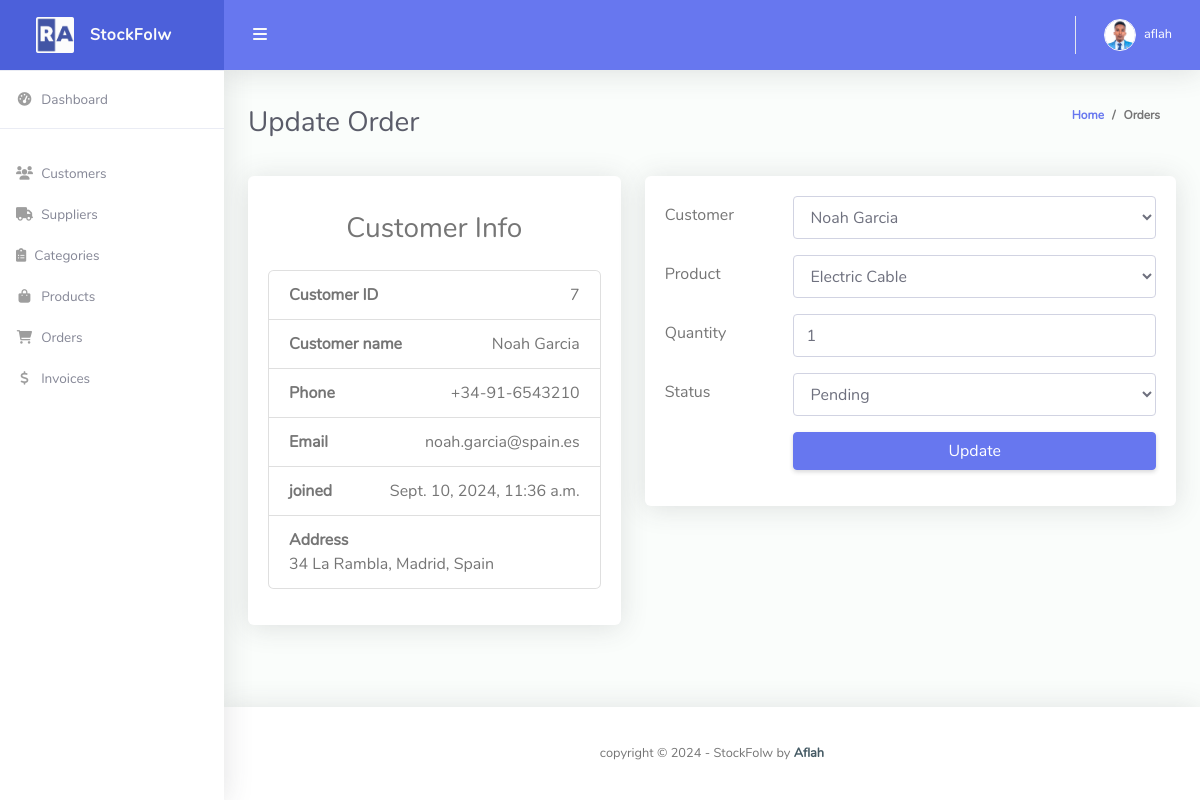
Page /update_order/19/ (signed in) on the committed database.
### stockflow/models.py (models this page shows, shortened)
class Customer(models.Model):
    user = models.OneToOneField(User, null=True, blank=True, on_delete=models.CASCADE)
    name = models.CharField(max_length=200, null=True, blank=True)
    phone = models.CharField(max_length=200, null=True, blank=True)
    email = models.EmailField(max_length=200, null=True, blank=True)
    address = models.TextField(null=True, blank=True)
    profile_pic = models.ImageField(default="profile1.png", null=True, blank=True)
    date_created = models.DateTimeField(auto_now_add=True, null=True, blank=True)
    def __str__(self):
        return self.name if self.name else "Unnamed Customer"

class Order(models.Model):
    STATUS = (
        ('Pending', 'Pending'),
        ('Shipped', 'Shipped'),
        ('Delivered', 'Delivered'),
    )
    customer = models.ForeignKey(Customer, on_delete=models.CASCADE)
    product = models.ForeignKey(Product, on_delete=models.CASCADE)
    quantity = models.PositiveIntegerField(default=1)
    status = models.CharField(max_length=200, choices=STATUS, default='Pending')
    date_created = models.DateTimeField(auto_now_add=True)

### stockflow/decorators.py (the view)
		def wrapper_func(request, *args, **kwargs):
			group = None
			if request.user.groups.exists():
				group = request.user.groups.all()[0].name
			if group in allowed_roles:
				return view_func(request, *args, **kwargs)
			else:
				return redirect('/')

### stockflow/forms.py (shortened to what this page needs)
class OrderForm(forms.ModelForm):
    class Meta:
        model = Order
        fields = ['customer', 'product', 'quantity', 'status']
        widgets = {
            'customer': forms.Select(attrs={'class': 'form-control', 'placeholder': 'Customer', 'required': True}),
            'product': forms.Select(attrs={'class': 'form-control', 'placeholder': 'Product', 'required': True}),
            'quantity': forms.NumberInput(attrs={'class': 'form-control', 'placeholder': 'Quantity', 'required': True}),
            'status': forms.Select(attrs={'class': 'form-control', 'placeholder': 'Status', 'required': True}),
        }

### stockflow/models.py (called while the page is built)
    def __str__(self):
        return self.name

### stockflow/views.py (called while the page is built, shortened)
@login_required(login_url='login')
@allowed_users(allowed_roles=['admin'])
def updateOrder(request, pk):
    try:
        order = Order.objects.select_related('customer', 'product').get(id=pk)
    except Order.DoesNotExist:
        messages.error(request, 'Order does not exist.')
        return redirect('order')
    product = order.product
    current_quantity = order.quantity
    form = OrderForm(instance=order)
    context = {'form': form, 'order': order}
    return render(request, 'edit_order.html', context)

### templates/edit_order.html (shortened to what this page needs)
{% extends 'base.html' %}
{% block content %}
<div class="container-fluid" id="container-wrapper">
    <div class="d-sm-flex align-items-center justify-content-between mb-4">
        <h1 class="h3 mb-0 text-gray-800">Update Order</h1>
        <ol class="breadcrumb">
            <li class="breadcrumb-item"><a href="{% url 'home' %}">Home</a></li>
            <li class="breadcrumb-item">Orders</li>
        </ol>
    </div>
    <div class="row mb-3">
        <div class="col-md-5">
            <div class="card card-primary card-outline">
                <div class="card-body">
                    <h3 class="text-center mt-3">Customer Info</h3>
                    <ul class="list-group list-group-unbordered mt-4 mb-3">
                        <li class="list-group-item">
                            <b>Customer ID</b> <a class="float-right">{{order.customer.id}}</a>
                        </li>
                        <li class="list-group-item">
                            <b>Customer name</b> <a class="float-right">{{order.customer.name}}</a>
                        </li>
                        <li class="list-group-item">
                            <b>Phone</b> <a class="float-right">{{ order.customer.phone }}</a>
                        </li>
                        <li class="list-group-item">
                            <b>Email</b> <a class="float-right">{{ order.customer.email }}</a>
                        </li>
                        <li class="list-group-item">
                            <b>joined</b> <a class="float-right">{{ order.customer.date_created }}</a>
                        </li>
                        <li class="list-group-item">
                            <b>Address</b><br><a>{{ order.customer.address }}</a>
                        </li>
                    </ul>
                </div>
            </div>
        </div>
        <div class="col-md-7">
            <div class="card">
                <div class="card-body">
                    <div class="tab-content">
                        <div class="">
                            <form method="post">
                                <div class="form-group row">
                                    <label class="col-sm-3 col-form-label">Customer</label>
                                    <div class="col-sm-9">
                                        {{ form.customer}}
                                    </div>
                                </div>
                                <div class="form-group row">
                                    <label class="col-sm-3 col-form-label">Product</label>
                                    <div class="col-sm-9">
                                        {{ form.product}}
                                    </div>
                                </div>
                                <div class="form-group row">
                                    <label class="col-sm-3 col-form-label">Quantity</label>
                                    <div class="col-sm-9">
                                        {{ form.quantity}}
                                    </div>
                                </div>
                                <div class="form-group row">
                                    <label class="col-sm-3 col-form-label">Status</label>
                                    <div class="col-sm-9">
                                        {{ form.status}}
                                    </div>
                                </div>
                                <div class="form-group row">
                                    <div class="col-sm-9 offset-3">
                                        <button type="submit" class="btn btn-primary btn-block">Update</button>
                                    </div>
                                </div>
                            </form>
                        </div>
                    </div>
                </div>
            </div>
        </div>
    </div>
</div>
{% endblock %}

### templates/partials/topbar.html (shortened to what this page needs)
{% load static %}
<nav class="navbar navbar-expand navbar-light bg-navbar topbar mb-4 static-top">
    <button id="sidebarToggleTop" class="btn btn-link rounded-circle mr-3">
        <i class="fa fa-bars"></i>
    </button>
    <ul class="navbar-nav ml-auto">
        <li class="nav-item dropdown no-arrow">
            <a class="nav-link dropdown-toggle" href="#" id="userDropdown" role="button" data-toggle="dropdown"
                aria-haspopup="true" aria-expanded="false">
                {% if request.user.customer.profile_pic %}
                <img class="img-profile rounded-circle" src="{{request.user.customer.profile_pic.url}}"
                    style="max-width: 60px">
                {% else %}
                <img class="img-profile rounded-circle" src="{% static 'img/Testro.jpg' %}" style="max-width: 60px">
                {% endif %}
                <span class="ml-2 d-none d-lg-inline text-white small">{{request.user}}</span>
            </a>
        </li>
    </ul>
</nav>

### rows in the picture
Order: customer.id "7", customer.name "Noah Garcia", customer.phone "+34-91-6543210", customer.email "noah.garcia@spain.es", customer.date_created "Sept. 10, 2024, 11:36 a.m.", customer.address "34 La Rambla, Madrid, Spain", customer "Noah Garcia", product "Electric Cable", quantity "1", status "Pending"

### other values in the picture
{{ request.user }} "aflah"
